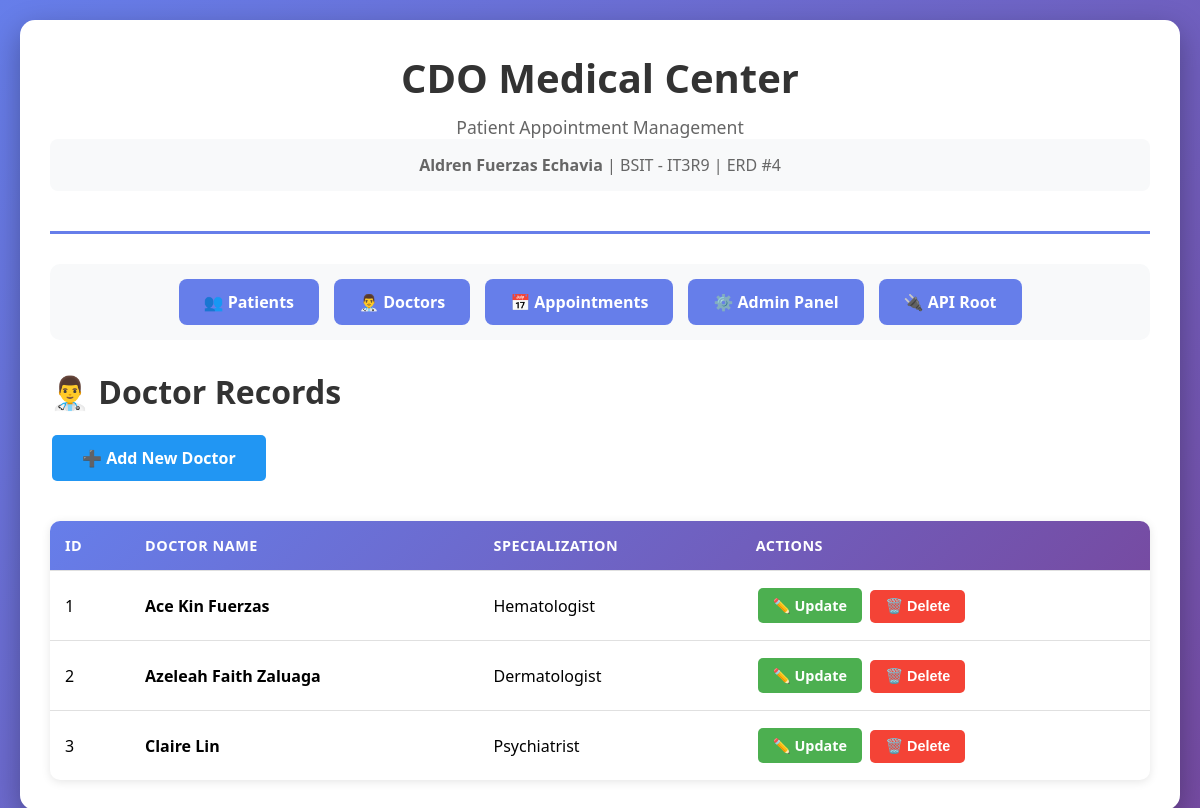
The app's page /doctors/ with its own data.
### appointments/models.py (models this page shows, shortened)
class Doctor(models.Model):
    doctor_id = models.AutoField(primary_key=True)
    doctor_name = models.CharField(max_length=200)
    specialization = models.CharField(max_length=200)
    phone_number = models.CharField(max_length=20, null=True, blank=True)
    license_number = models.CharField(max_length=100, null=True, blank=True)
    class Meta:
        db_table = 'doctor'

### appointments/views.py (the view)
# urls.py: path('doctors/', views.DoctorListView.as_view(), name='doctor_list'),
class DoctorListView(ListView):
    model = Doctor
    template_name = 'appointments/doctor_list.html'
    context_object_name = 'doctors'
    ordering = ['doctor_id']

### appointments/templates/appointments/doctor_list.html (shortened to what this page needs)
{% extends 'appointments/base.html' %}
{% block content %}
<div>
    <h2 style="color: #333; margin-bottom: 20px; font-size: 2em;">
        👨‍⚕️ Doctor Records
    </h2>
    <a href="{% url 'doctor_create' %}" class="btn btn-add">➕ Add New Doctor</a>
    {% if doctors %}
    <table>
        <thead>
            <tr>
                <th>ID</th>
                <th>Doctor Name</th>
                <th>Specialization</th>
                <th>Actions</th>
            </tr>
        </thead>
        <tbody>
            {% for doctor in doctors %}
            <tr>
                <td>{{ doctor.doctor_id }}</td>
                <td><strong>{{ doctor.doctor_name }}</strong></td>
                <td>{{ doctor.specialization }}</td>
                <td class="actions-column">
                    <a href="{% url 'doctor_update' doctor.doctor_id %}" class="btn btn-update">
                        ✏️ Update
                    </a>
                    <form action="{% url 'doctor_delete' doctor.doctor_id %}" method="POST" style="display: inline;">
                        <button type="submit" class="btn btn-delete"
                                onclick="return confirmDelete('{{ doctor.doctor_name }}', 'doctor')">
                            🗑️ Delete
                        </button>
                    </form>
                </td>
            </tr>
            {% endfor %}
        </tbody>
    </table>
    {% else %}
    <div class="empty-message">
        <p>📋 No doctors found.</p>
        <p>Click "Add New Doctor" to create your first doctor record.</p>
    </div>
    {% endif %}
</div>
{% endblock %}

### appointments/templates/appointments/base.html (style rules this page uses)
* { margin: 0; padding: 0; box-sizing: border-box; }
body { font-family: 'Segoe UI', Tahoma, Geneva, Verdana, sans-serif; background: linear-gradient(135deg, #667eea 0%, #764ba2 100%); min-height: 100vh; padding: 20px; }
table { width: 100%; border-collapse: collapse; margin-top: 20px; background: white; box-shadow: 0 2px 10px rgba(0,0,0,0.1); border-radius: 10px; overflow: hidden; }
thead { background: linear-gradient(135deg, #667eea 0%, #764ba2 100%); color: white; }
th, td { padding: 15px; text-align: left; border-bottom: 1px solid #e0e0e0; }
th { font-weight: 600; text-transform: uppercase; font-size: 0.9em; letter-spacing: 0.5px; }
tbody tr { transition: background 0.3s; }
tbody tr:last-child td { border-bottom: none; }
.btn { padding: 8px 15px; border: none; border-radius: 5px; cursor: pointer; font-size: 0.9em; font-weight: 600; transition: all 0.3s; text-decoration: none; display: inline-block; margin: 2px; }
.btn-update { background: #4CAF50; color: white; }
.btn-delete { background: #f44336; color: white; }
.btn-add { background: #2196F3; color: white; padding: 12px 30px; font-size: 1em; margin-bottom: 20px; }
.actions-column { white-space: nowrap; }

### records on screen
Doctor: doctor_id "1", doctor_name "Ace Kin Fuerzas", specialization "Hematologist"
Doctor: doctor_id "2", doctor_name "Azeleah Faith Zaluaga", specialization "Dermatologist"
Doctor: doctor_id "3", doctor_name "Claire Lin", specialization "Psychiatrist"
